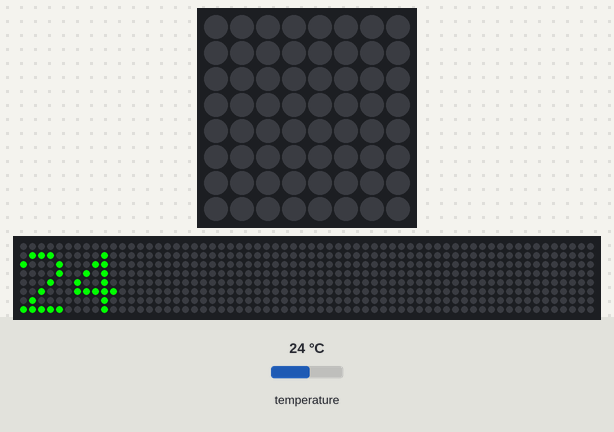
The program below on a simulated Raspberry Pi (BCM pin numbers) with a Sense HAT. Parts: the Sense HAT's 8×8 RGB LED matrix, a strip that is not on the board, showing the scrolling text unrolled. The test bench sets the inputs (shaded band); at power-on: temperature 24 °C. The 64×8 strip is a reading aid, not a part: it shows the text the matrix is scrolling, unrolled, one strip-width of it at a time.

Above: at 1.98 s.
10.3 s: temperature set to 12 °C
At 12.29 s:
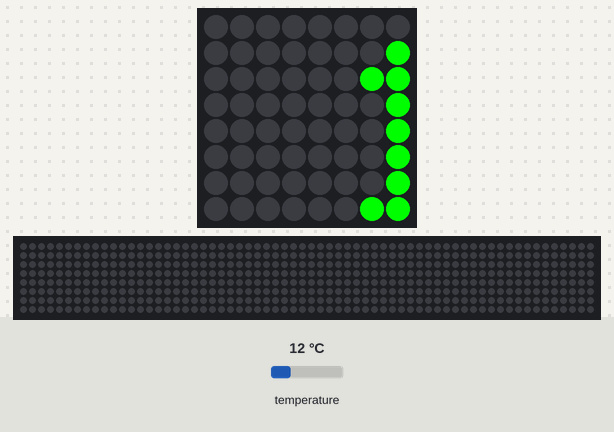
At 14.4 s:
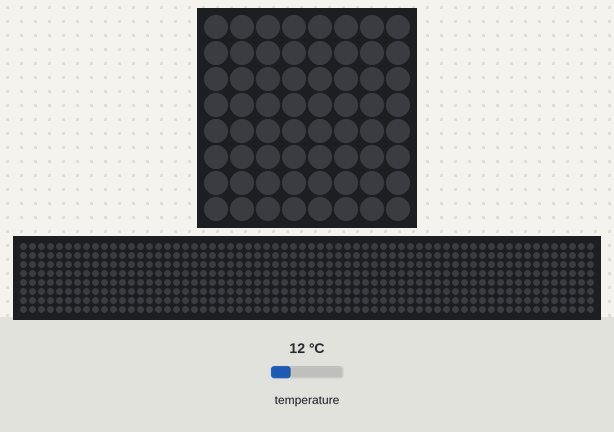
19.3 s: temperature set to 33 °C
At 24.0 s:
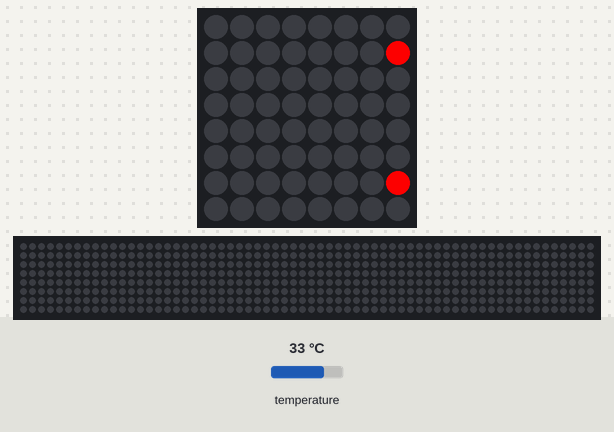
Timing chart, 0 to 25.5 s (numbered marks = the images above; inputs shaded):
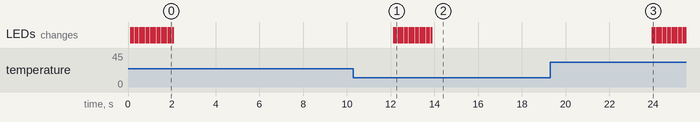

The program:

monitorAndDisplay.py
```python
from sense_hat import SenseHat
from time import sleep
from time import asctime
import json

class Reader():

    def __init__(self):
        pass
    #Display The Temprature on senseHat
    def displayTemp(self):
        import time
        sense = SenseHat()
        with open("config.json","r") as f:
            temp_dict = json.load(f)

        while True:
            temp = round(sense.get_temperature())
            #If the level of temperature is cold, display temperature with bluecolour.
            if (temp <=temp_dict["cold_max"]):
                message = '%d' %(temp)
                sense.show_message(message, scroll_speed=(0.1),text_colour=[0,0,255], back_colour= [0,0,0])
                time.sleep(10)
                sense.clear()

            #f the level of temperature is comfortable, display temperature with greencolour.
            if (temp > temp_dict["comfortable_min"] and temp <= temp_dict["comfortable_max"]):
                message = '%d' %(temp)
                sense.show_message(message, scroll_speed=(0.1),text_colour=[0,255,0], back_colour= [0,0,0])
                time.sleep(10)
                sense.clear()

            #If the level of temperature is hot, display temperature with redcolour.
            if (temp > temp_dict["hot_min"]):
                message = '%d' %(temp)
                sense.show_message(message, scroll_speed=(0.1),text_colour=[255,0,0], back_colour= [0,0,0])
                time.sleep(10)
                sense.clear()

def main():
    Reader1 = Reader()
    Reader1.displayTemp()

if __name__ == "__main__": main()
```

Measured:
- after the input at 19.3 s, the LEDs: change after 4.7 s (image 3)
